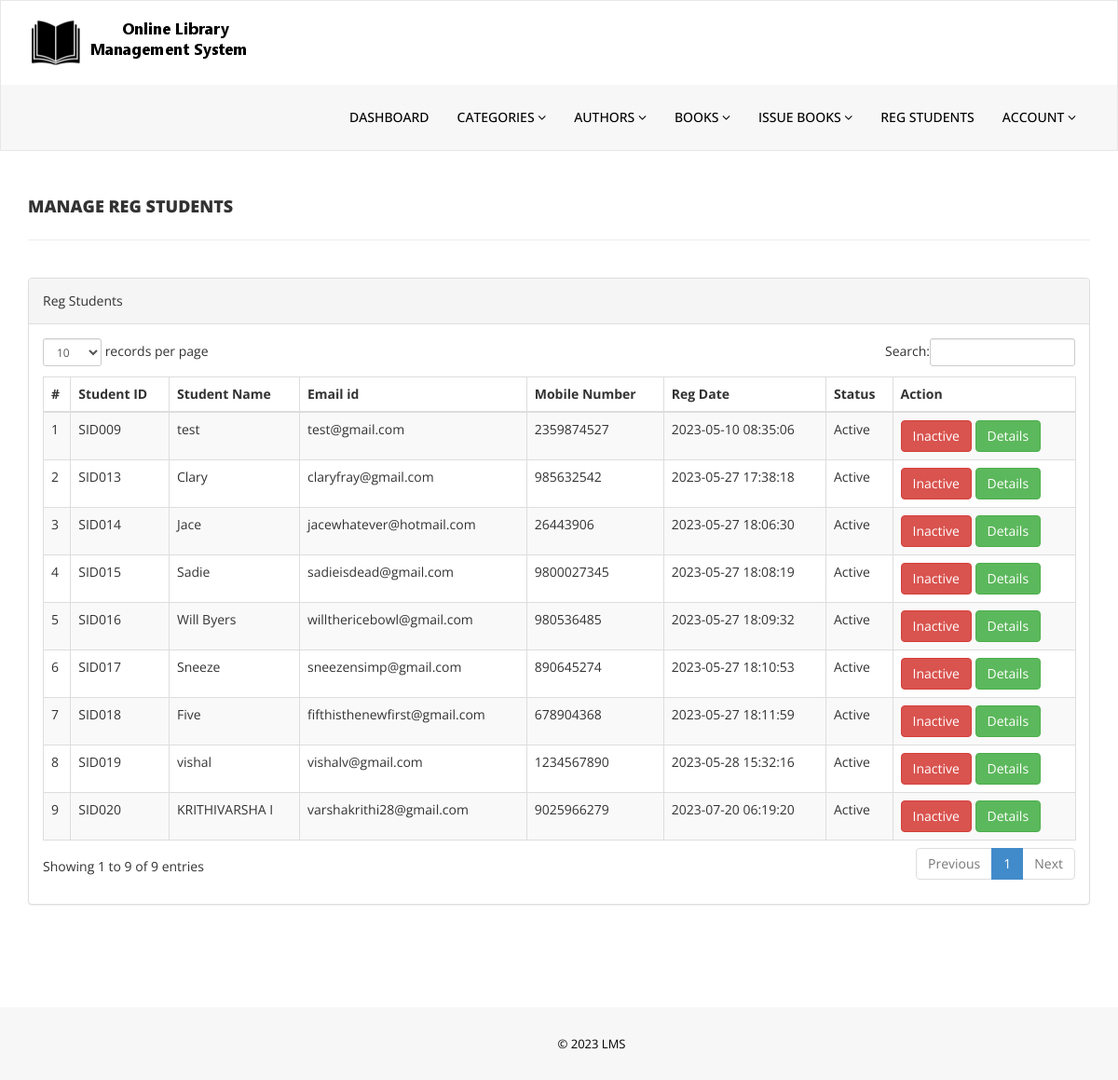
The app's page /admin/reg-students.php (signed in) with its own data.
### tables this page shows
CREATE TABLE `tblstudents` (
  `id` int(11) NOT NULL,
  `StudentId` varchar(100) DEFAULT NULL,
  `FullName` varchar(120) DEFAULT NULL,
  `EmailId` varchar(120) DEFAULT NULL,
  `MobileNumber` char(11) DEFAULT NULL,
  `Password` varchar(120) DEFAULT NULL,
  `Status` int(1) DEFAULT NULL,
  `RegDate` timestamp NULL DEFAULT current_timestamp(),
  `UpdationDate` timestamp NULL DEFAULT NULL ON UPDATE current_timestamp()
);

### admin/reg-students.php (the view, shortened to what this page needs)
<?php
if(strlen($_SESSION['alogin'])==0)
    {
header('location:index.php');
}
else{
    ?>
<!DOCTYPE html>
<html xmlns="http://www.w3.org/1999/xhtml">
<head>
    <link href="assets/css/bootstrap.css" rel="stylesheet" />
    <link href="assets/css/font-awesome.css" rel="stylesheet" />
    <link href="assets/js/dataTables/dataTables.bootstrap.css" rel="stylesheet" />
    <link href="assets/css/style.css" rel="stylesheet" />
</head>
<body>
<?php include('includes/header.php');?>
    <div class="content-wrapper">
         <div class="container">
        <div class="row pad-botm">
            <div class="col-md-12">
                <h4 class="header-line">Manage Reg Students</h4>
    </div>
        </div>
            <div class="row">
                <div class="col-md-12">
                    <div class="panel panel-default">
                        <div class="panel-heading">
                          Reg Students
                        </div>
                        <div class="panel-body">
                            <div class="table-responsive">
                                <table class="table table-striped table-bordered table-hover" id="dataTables-example">
                                    <thead>
                                        <tr>
                                            <th>#</th>
                                            <th>Student ID</th>
                                            <th>Student Name</th>
                                            <th>Email id </th>
                                            <th>Mobile Number</th>
                                            <th>Reg Date</th>
                                            <th>Status</th>
                                            <th>Action</th>
                                        </tr>
                                    </thead>
                                    <tbody>
<?php $sql = "SELECT * from tblstudents";
$query = $dbh -> prepare($sql);
$query->execute();
$results=$query->fetchAll(PDO::FETCH_OBJ);
$cnt=1;
if($query->rowCount() > 0)
{
foreach($results as $result)
{               ?>
                                        <tr class="odd gradeX">
                                            <td class="center"><?php echo htmlentities($cnt);?></td>
                                            <td class="center"><?php echo htmlentities($result->StudentId);?></td>
                                            <td class="center"><?php echo htmlentities($result->FullName);?></td>
                                            <td class="center"><?php echo htmlentities($result->EmailId);?></td>
                                            <td class="center"><?php echo htmlentities($result->MobileNumber);?></td>
                                             <td class="center"><?php echo htmlentities($result->RegDate);?></td>
                                            <td class="center"><?php if($result->Status==1)
                                            {
                                                echo htmlentities("Active");
                                            } else {
                                            echo htmlentities("Blocked");
}
                                            ?></td>
                                            <td class="center">
<?php if($result->Status==1)
 {?>
<a href="reg-students.php?inid=<?php echo htmlentities($result->id);?>" onclick="return confirm('Are you sure you want to block this student?');" >  <button class="btn btn-danger"> Inactive</button>
<?php } else {?>
<a href="reg-students.php?id=<?php echo htmlentities($result->id);?>" onclick="return confirm('Are you sure you want to active this student?');"><button class="btn btn-primary"> Active</button>
                                            <?php } ?>
<a href="student-history.php?stdid=<?php echo htmlentities($result->StudentId);?>"><button class="btn btn-success"> Details</button>
                                            </td>
                                        </tr>
 <?php $cnt=$cnt+1;}} ?>
                                    </tbody>
                                </table>
                            </div>
                        </div>
                    </div>
                </div>
            </div>
    </div>
    </div>
  <?php include('includes/footer.php');?>
</body>
</html>
<?php } ?>

### admin/assets/css/style.css (style rules this page uses)
.content-wrapper { margin-top: 40px; min-height:800px; padding-bottom:90px; }
.header-line { font-weight:900; padding-bottom:25px; border-bottom:1px solid #eeeeee; text-transform:uppercase; }
.pad-botm { padding-bottom:30px; }

### records on screen
tblstudents: StudentId "SID009", FullName "test", EmailId "test@gmail.com", MobileNumber "2359874527", RegDate "2023-05-10 08:35:06"
tblstudents: StudentId "SID013", FullName "Clary", EmailId "claryfray@gmail.com", MobileNumber "985632542", RegDate "2023-05-27 17:38:18"
tblstudents: StudentId "SID014", FullName "Jace", EmailId "jacewhatever@hotmail.com", MobileNumber "26443906", RegDate "2023-05-27 18:06:30"
tblstudents: StudentId "SID015", FullName "Sadie", EmailId "sadieisdead@gmail.com", MobileNumber "9800027345", RegDate "2023-05-27 18:08:19"
tblstudents: StudentId "SID016", FullName "Will Byers", EmailId "willthericebowl@gmail.com", MobileNumber "980536485", RegDate "2023-05-27 18:09:32"
tblstudents: StudentId "SID017", FullName "Sneeze", EmailId "sneezensimp@gmail.com", MobileNumber "890645274", RegDate "2023-05-27 18:10:53"
tblstudents: StudentId "SID018", FullName "Five", EmailId "fifthisthenewfirst@gmail.com", MobileNumber "678904368", RegDate "2023-05-27 18:11:59"
tblstudents: StudentId "SID019", FullName "vishal", EmailId "vishalv@gmail.com", MobileNumber "1234567890", RegDate "2023-05-28 15:32:16"
tblstudents: StudentId "SID020", FullName "KRITHIVARSHA I", EmailId "varshakrithi28@gmail.com", MobileNumber "9025966279", RegDate "2023-07-20 06:19:20"
